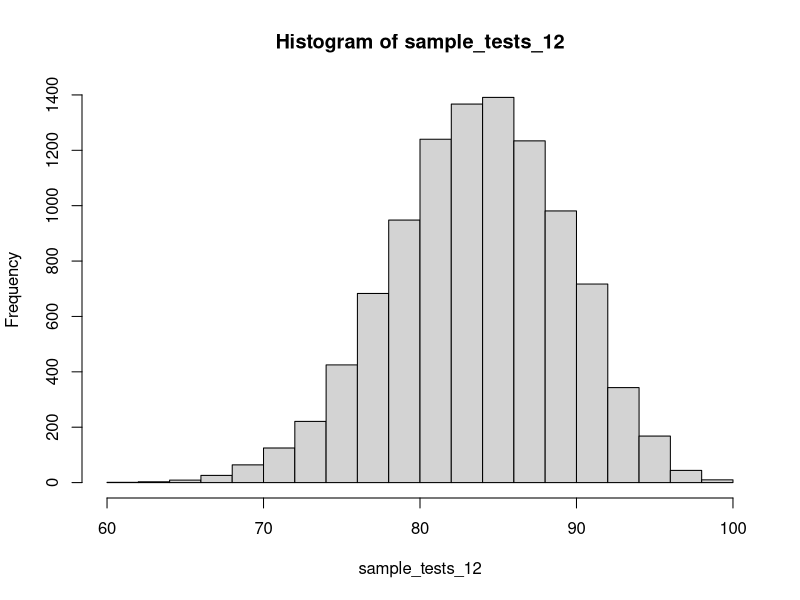
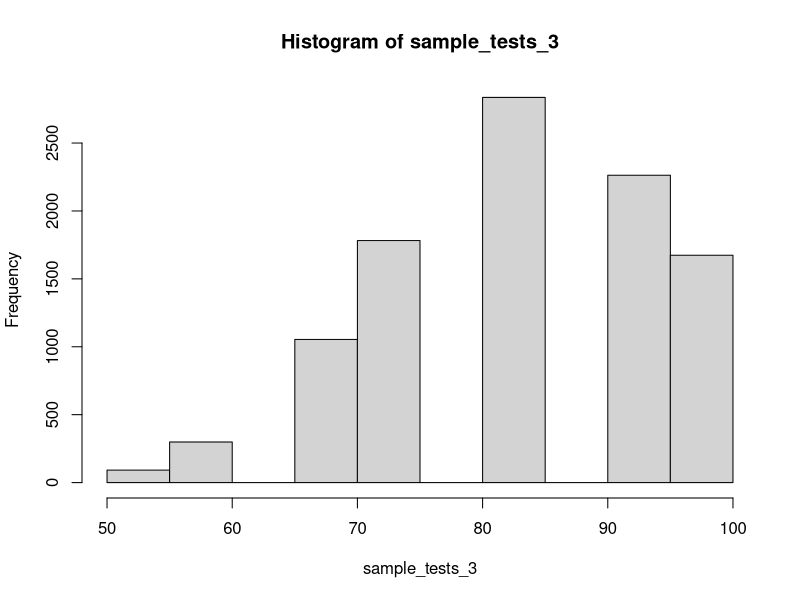

R code for these plots, in order:
## Started: April 03, 2022
## Due: April 11, 2022
## STA 308 Homework 3 Assignment
## Author: Bailey Burdick

## The purpose of this assignment is to create functions 
##    that determine test grades
## These test grades are based off of the person's mood earlier that day.
## If you are in a good mood, you have a 80% chance of getting 
##    an 100 and a 20% chance of getting a 75.
##If you are in a bad mood, you have a 20% chance of getting an 100%, 
##    a 30% chance of getting a 75%, and a 50% chance of getting a 50%.

## Number 1
takeOneTest <- function(probGood = .6, probBad = .4){
 my_mood <-sample(c("good", "bad"),
         size = 1,
         prob = c(probGood, probBad))
  
  if (my_mood == "good") {
    sample(c(100, 75),
           size = 1,
           prob = c(.8,.2)) }
    
    else{
      sample(c(100, 75, 50),
             size = 1,
             prob = c(.2,.3, .5))
  }
}
# This code is creating the takeOneTest function with the probability of earning
#   the test score for the mood.
  
 
## Number 2 
SemesterGrades<- function(num_tests=1) {
  multipleTests <- c()
  for (i in 1:num_tests) {
    multipleTests <-c(multipleTests, takeOneTest() )
  }
  mean(multipleTests)
  }
SemesterGrades(6)

# This code is creating the SemesterGrades function. 
# The goal of this function is to run the takeOneTest function for n=num_tests.


##Number 3
# For 12 tests
sample_tests_12 <- c()
for (i in 1:10000) {
  sample_tests_12<- c(sample_tests_12, 
                     SemesterGrades(num_tests = 12))
}
mean(sample_tests_12)
summary(sample_tests_12)
hist(sample_tests_12)

# For 3 tests
sample_tests_3 <- c()
for (i in 1:10000) {
  sample_tests_3<- c(sample_tests_3, 
                      SemesterGrades(num_tests = 3))
}
mean(sample_tests_3)
summary(sample_tests_3)
hist(sample_tests_3)

## Based on the summaries of 12 tests and 3 tests, I would choose to have 12 tests for the semester.
##    This is because the mean and medians are both similar (mean of 84.06 and median of 83.33 for 3 
##    and mean of 84.08 and median of 83.33 for 12).
##    Additionally, the minimum and 1st quartile for 12 tests is higher (minimum of 60.42 and 1st quartile of 81.25).
##    Although the 3rd quartile is higher for 3 tests, it is better to air on the lower side of grades. 


